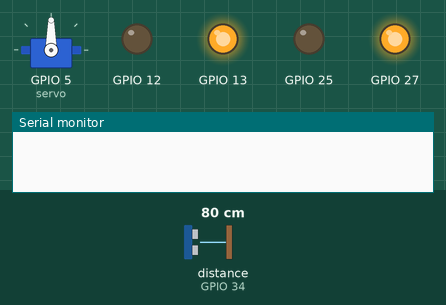
This sketch was run on a simulated ESP32. Shown: servo, output pins drawn as LEDs (lit = HIGH), the last lines printed to the serial monitor. Wiring (inferred from the names in the program): ultrasonic range finder: trigger GPIO 32; echo GPIO 34. The test bench sets the inputs (shaded band); at power-on: distance to the obstacle (sensor on GPIO 34) 80 cm. The echo pulse lasts 58.3 µs per cm; pins used as bus, display or sensor lines are not drawn.

Above: at 1.8 s.
1.9 s: distance to the obstacle (sensor on GPIO 34) set to 41 cm
3.4 s: distance to the obstacle (sensor on GPIO 34) set to 34 cm
At 4.9 s:
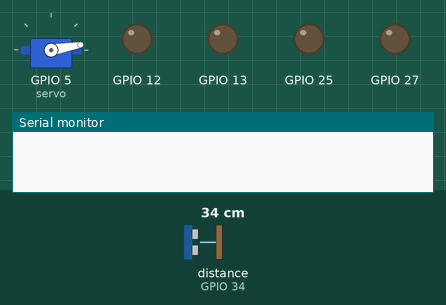
6.5 s: distance to the obstacle (sensor on GPIO 34) set to 60 cm
At 7.3 s:
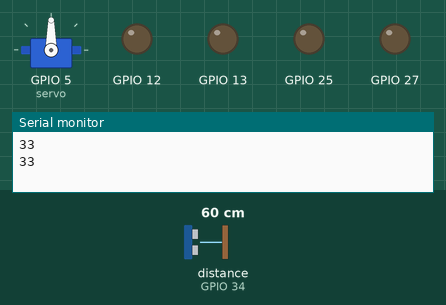
9.0 s: distance to the obstacle (sensor on GPIO 34) set to 2 cm
At 11.8 s:
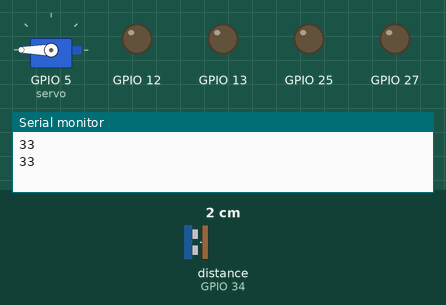
Timing chart, 0 to 13.1 s (numbered marks = the images above; inputs shaded):
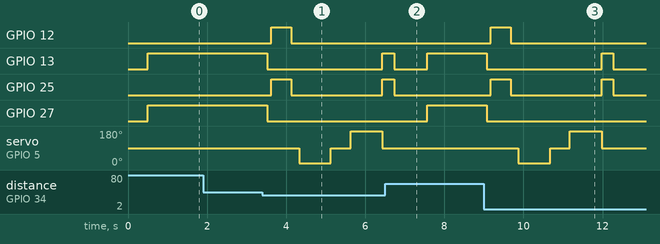

The sketch:

sketch_dec08a.ino
```cpp
#include <ESP32Servo.h>
  Servo servo;
  int trig=32;
  int echo=34;
  int d1,d2,d;
  float distance;

void moveForward(){
  digitalWrite(25,LOW);
  digitalWrite(27,HIGH);
  digitalWrite(12,LOW);
  digitalWrite(13,HIGH);
}

void moveReverse(){
  digitalWrite(25,HIGH);
  digitalWrite(27,LOW);
  digitalWrite(12,HIGH);
  digitalWrite(13,LOW);
}

void turnRight(){
  digitalWrite(25,HIGH);
  digitalWrite(27,LOW);
  digitalWrite(12,LOW);
  digitalWrite(13,HIGH);
  delay(300);
}

void turnLeft(){
  digitalWrite(25,LOW);
  digitalWrite(27,HIGH);
  digitalWrite(12,HIGH);
  digitalWrite(13,LOW);
  delay(300);
}

void Stop(){
  digitalWrite(25,LOW);
  digitalWrite(27,LOW);
  digitalWrite(12,LOW);
  digitalWrite(13,LOW);
}

int getDist(){
    digitalWrite(trig,LOW);
    delayMicroseconds(2);
    digitalWrite(trig,HIGH);
    delayMicroseconds(10);
    digitalWrite(trig,LOW);
    float time=pulseIn(echo,HIGH);
    distance=time*0.034/2;
    return distance;
}

void action(){
  Stop();
  delay(100);
  moveReverse();
  delay(500);
  Stop();
  delay(200);
  servo.write(10);
  delay(500);
  d1=getDist();
  delay(300);
  servo.write(90);
  delay(500);
  servo.write(180);
  delay(500);
  d2=getDist();
  delay(300);
  servo.write(90);
}

void setup() {
  servo.attach(5);
  servo.write(90);
  pinMode(25,OUTPUT);
  pinMode(27,OUTPUT);
  pinMode(12,OUTPUT);
  pinMode(13,OUTPUT);
  pinMode(5,OUTPUT);
  pinMode(trig, OUTPUT);
  pinMode(echo,INPUT);
  Serial.begin(9600);
}

void loop() {
    delay(500);
    d=getDist();

  if (d>35){
    moveForward();
  }

  else{
    action();
    Serial.println(d1);
    Serial.println(d2);
    if (d1>=d2){
      turnRight();
      Stop();
      }
    else if(d2>15) {turnLeft();
    Stop();
      }
    delay(330);
  }

}
```

Measured:
- the behaviour switches between 37 and 36 cm on distance to the obstacle (sensor on GPIO 34) (found by bisection; images 0 and 1)
- after the input at 1.9 s, every drawn part: stays the same
- after the input at 3.4 s, GPIO 12: LOW → HIGH after 0.23 s, → LOW 0.50 s later; GPIO 13: HIGH → LOW after 0.13 s, → HIGH 2.9 s later; GPIO 25: LOW → HIGH after 0.23 s, → LOW 0.50 s later, → HIGH 2.3 s later; GPIO 27: HIGH → LOW after 0.13 s; servo on GPIO 5 (servo): 90° → 10° after 0.93 s, → 90° 0.80 s later, → 180° 0.50 s later, → 90° 0.80 s later
- after the input at 6.5 s, GPIO 12: stays LOW (without the input it goes to HIGH after 1.2 s); GPIO 25: goes on until 6.7 s, then stays LOW; GPIO 27: LOW → HIGH after 1.1 s; servo on GPIO 5 (servo): stays 90° (without the input it goes to 10° after 1.9 s)
- after the input at 9.0 s, GPIO 12: LOW → HIGH after 0.17 s, → LOW 0.50 s later; GPIO 13: HIGH → LOW after 0.07 s, → HIGH 2.9 s later, → LOW 0.30 s later
